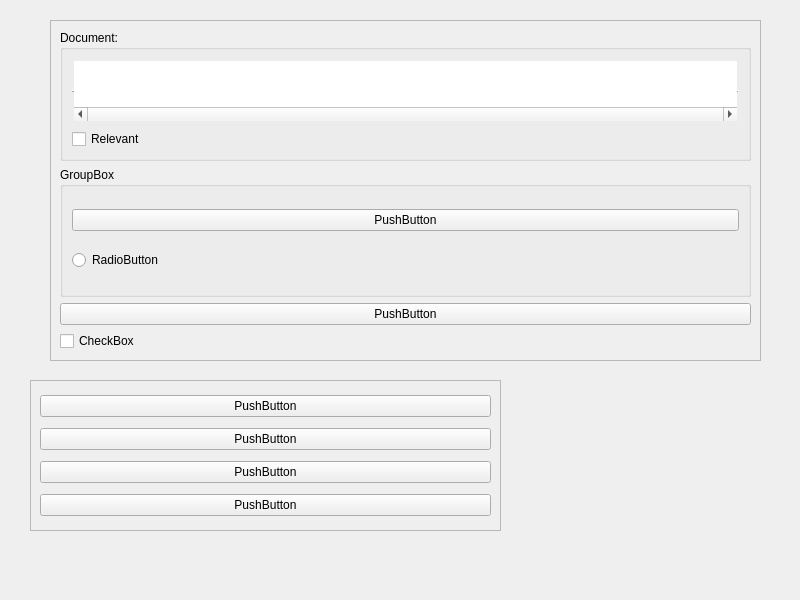
<?xml version="1.0" encoding="UTF-8"?>
<ui version="4.0">
 <class>MainWindow</class>
 <widget class="QMainWindow" name="MainWindow">
  <property name="geometry">
   <rect>
    <x>0</x>
    <y>0</y>
    <width>800</width>
    <height>600</height>
   </rect>
  </property>
  <property name="windowTitle">
   <string>MainWindow</string>
  </property>
  <property name="toolButtonStyle">
   <enum>Qt::ToolButtonIconOnly</enum>
  </property>
  <widget class="QWidget" name="centralwidget">
   <widget class="QScrollArea" name="scrollArea">
    <property name="geometry">
     <rect>
      <x>30</x>
      <y>380</y>
      <width>471</width>
      <height>151</height>
     </rect>
    </property>
    <property name="sizePolicy">
     <sizepolicy hsizetype="Expanding" vsizetype="Preferred">
      <horstretch>0</horstretch>
      <verstretch>0</verstretch>
     </sizepolicy>
    </property>
    <property name="widgetResizable">
     <bool>true</bool>
    </property>
    <widget class="QWidget" name="scrollAreaWidgetContents">
     <property name="geometry">
      <rect>
       <x>0</x>
       <y>0</y>
       <width>469</width>
       <height>149</height>
      </rect>
     </property>
     <layout class="QVBoxLayout" name="verticalLayout">
      <item>
       <widget class="QPushButton" name="pushButton_4">
        <property name="text">
         <string>PushButton</string>
        </property>
       </widget>
      </item>
      <item>
       <widget class="QPushButton" name="pushButton_3">
        <property name="text">
         <string>PushButton</string>
        </property>
       </widget>
      </item>
      <item>
       <widget class="QPushButton" name="pushButton_2">
        <property name="text">
         <string>PushButton</string>
        </property>
       </widget>
      </item>
      <item>
       <widget class="QPushButton" name="pushButton">
        <property name="text">
         <string>PushButton</string>
        </property>
       </widget>
      </item>
     </layout>
    </widget>
   </widget>
   <widget class="QScrollArea" name="scrollArea_2">
    <property name="geometry">
     <rect>
      <x>50</x>
      <y>20</y>
      <width>711</width>
      <height>341</height>
     </rect>
    </property>
    <property name="sizePolicy">
     <sizepolicy hsizetype="Expanding" vsizetype="Ignored">
      <horstretch>0</horstretch>
      <verstretch>0</verstretch>
     </sizepolicy>
    </property>
    <property name="verticalScrollBarPolicy">
     <enum>Qt::ScrollBarAsNeeded</enum>
    </property>
    <property name="horizontalScrollBarPolicy">
     <enum>Qt::ScrollBarAlwaysOff</enum>
    </property>
    <property name="widgetResizable">
     <bool>true</bool>
    </property>
    <widget class="QWidget" name="scrollAreaWidgetContents_2">
     <property name="geometry">
      <rect>
       <x>0</x>
       <y>0</y>
       <width>709</width>
       <height>339</height>
      </rect>
     </property>
     <layout class="QVBoxLayout" name="verticalLayout_2">
      <item>
       <widget class="QGroupBox" name="groupBox">
        <property name="sizePolicy">
         <sizepolicy hsizetype="Preferred" vsizetype="Ignored">
          <horstretch>0</horstretch>
          <verstretch>0</verstretch>
         </sizepolicy>
        </property>
        <property name="title">
         <string>Document:</string>
        </property>
        <layout class="QVBoxLayout" name="verticalLayout_3">
         <item>
          <widget class="QPlainTextEdit" name="plainTextEdit">
           <property name="sizePolicy">
            <sizepolicy hsizetype="Minimum" vsizetype="Minimum">
             <horstretch>0</horstretch>
             <verstretch>0</verstretch>
            </sizepolicy>
           </property>
           <property name="frameShape">
            <enum>QFrame::HLine</enum>
           </property>
           <property name="frameShadow">
            <enum>QFrame::Raised</enum>
           </property>
           <property name="lineWidth">
            <number>1</number>
           </property>
           <property name="horizontalScrollBarPolicy">
            <enum>Qt::ScrollBarAlwaysOn</enum>
           </property>
           <property name="readOnly">
            <bool>true</bool>
           </property>
          </widget>
         </item>
         <item>
          <widget class="QCheckBox" name="checkBox">
           <property name="text">
            <string>Relevant</string>
           </property>
          </widget>
         </item>
        </layout>
       </widget>
      </item>
      <item>
       <widget class="QGroupBox" name="groupBox_2">
        <property name="title">
         <string>GroupBox</string>
        </property>
        <layout class="QVBoxLayout" name="verticalLayout_4">
         <item>
          <widget class="QPushButton" name="pushButton_5">
           <property name="text">
            <string>PushButton</string>
           </property>
          </widget>
         </item>
         <item>
          <widget class="QRadioButton" name="radioButton">
           <property name="text">
            <string>RadioButton</string>
           </property>
          </widget>
         </item>
        </layout>
       </widget>
      </item>
      <item>
       <widget class="QPushButton" name="pushButton_6">
        <property name="text">
         <string>PushButton</string>
        </property>
       </widget>
      </item>
      <item>
       <widget class="QCheckBox" name="checkBox_2">
        <property name="text">
         <string>CheckBox</string>
        </property>
       </widget>
      </item>
     </layout>
    </widget>
   </widget>
  </widget>
  <widget class="QMenuBar" name="menubar">
   <property name="geometry">
    <rect>
     <x>0</x>
     <y>0</y>
     <width>800</width>
     <height>22</height>
    </rect>
   </property>
  </widget>
 </widget>
 <resources/>
 <connections>
  <connection>
   <sender>checkBox</sender>
   <signal>stateChanged(int)</signal>
   <receiver>checkBox_2</receiver>
   <slot>click()</slot>
   <hints>
    <hint type="sourcelabel">
     <x>405</x>
     <y>185</y>
    </hint>
    <hint type="destinationlabel">
     <x>405</x>
     <y>361</y>
    </hint>
   </hints>
  </connection>
 </connections>
</ui>
